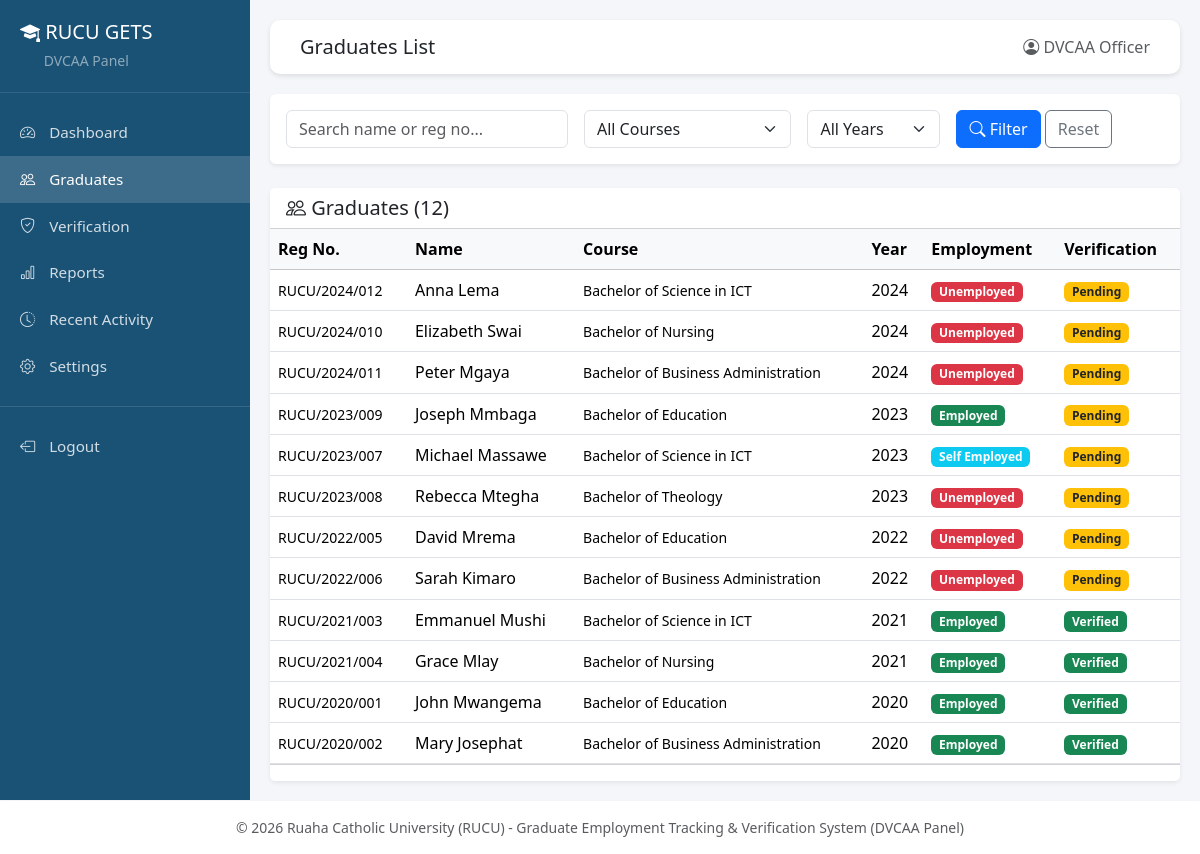
The page /dvcaa/graduates.php (signed in) on the database its author committed.
### tables this page shows
CREATE TABLE IF NOT EXISTS graduates (
    id INT AUTO_INCREMENT PRIMARY KEY,
    reg_number VARCHAR(50) UNIQUE NOT NULL,
    full_name VARCHAR(200) NOT NULL,
    email VARCHAR(150),
    phone VARCHAR(20),
    course VARCHAR(150) NOT NULL,
    graduation_year INT NOT NULL,
    form4_index_number VARCHAR(50) NOT NULL,
    password VARCHAR(255) DEFAULT NULL,
    password_expiry_date DATETIME DEFAULT NULL,
    first_login TINYINT(1) DEFAULT 1,
    profile_image VARCHAR(255) DEFAULT NULL,
    created_at TIMESTAMP DEFAULT CURRENT_TIMESTAMP,
    updated_at TIMESTAMP DEFAULT CURRENT_TIMESTAMP ON UPDATE CURRENT_TIMESTAMP,
    INDEX idx_reg_number (reg_number),
    INDEX idx_graduation_year (graduation_year),
    INDEX idx_course (course)
);

### dvcaa/graduates.php (the view, shortened to what this page needs)
<?php
require_once __DIR__ . '/../includes/dvcaa_header.php';
$db = getDB();
$search = $_GET['search'] ?? '';
$page = max(1, intval($_GET['page'] ?? 1));
$offset = ($page - 1) * RECORDS_PER_PAGE;
$where = [];
$params = [];
$whereSQL = $where ? 'WHERE ' . implode(' AND ', $where) : '';
$countStmt = $db->prepare("SELECT COUNT(*) FROM graduates g {$whereSQL}");
$countStmt->execute($params);
$total = $countStmt->fetchColumn();
$stmt = $db->prepare("
    SELECT g.*, ed.employment_status, vl.verification_status
    FROM graduates g
    LEFT JOIN employment_details ed ON g.id = ed.graduate_id
    LEFT JOIN (SELECT graduate_id, verification_status FROM verification_logs ORDER BY date_checked DESC) vl ON g.id = vl.graduate_id
    {$whereSQL}
    GROUP BY g.id
    ORDER BY g.graduation_year DESC, g.full_name ASC
    LIMIT " . RECORDS_PER_PAGE . " OFFSET {$offset}
");
$stmt->execute($params);
$graduates = $stmt->fetchAll();
?>
<div class="card shadow-sm border-0 mb-4">
    <div class="card-body">
        <form method="GET" class="row g-3">
            <div class="col-md-4">
                <input type="text" name="search" class="form-control" placeholder="Search name or reg no..." value="<?= htmlspecialchars($search) ?>">
            </div>
            <div class="col-md-3">
                <select name="course" class="form-select">
                    <option value="">All Courses</option>
                </select>
            </div>
            <div class="col-md-2">
                <select name="year" class="form-select">
                    <option value="">All Years</option>
                </select>
            </div>
            <div class="col-md-3">
                <button type="submit" class="btn btn-primary"><i class="bi bi-search"></i> Filter</button>
                <a href="graduates.php" class="btn btn-outline-secondary">Reset</a>
            </div>
        </form>
    </div>
</div>
<div class="card shadow-sm border-0">
    <div class="card-header bg-white d-flex justify-content-between align-items-center">
        <h5 class="mb-0"><i class="bi bi-people"></i> Graduates (<?= $total ?>)</h5>
    </div>
    <div class="card-body p-0">
        <div class="table-responsive">
            <table class="table table-hover mb-0">
                <thead class="table-light">
                    <tr>
                        <th>Reg No.</th>
                        <th>Name</th>
                        <th>Course</th>
                        <th>Year</th>
                        <th>Employment</th>
                        <th>Verification</th>
                    </tr>
                </thead>
                <tbody>
                    <?php foreach ($graduates as $g): ?>
                    <tr>
                        <td><small><?= htmlspecialchars($g['reg_number']) ?></small></td>
                        <td><?= htmlspecialchars($g['full_name']) ?></td>
                        <td><small><?= htmlspecialchars($g['course']) ?></small></td>
                        <td><?= $g['graduation_year'] ?></td>
                        <td><?= getEmploymentBadge($g['employment_status'] ?? 'unemployed') ?></td>
                        <td><?= getVerificationBadge($g['verification_status'] ?? 'pending') ?></td>
                    </tr>
                    <?php endforeach; ?>
                </tbody>
            </table>
        </div>
    </div>
    <div class="card-footer bg-white">
    </div>
</div>
<?php require_once __DIR__ . '/../includes/dvcaa_footer.php'; ?>

### includes/helpers.php (shortened to what this page needs)
<?php
function getVerificationBadge($status) {
    return match($status) {
        'verified' => '<span class="badge bg-success">Verified</span>',
        'not_verified' => '<span class="badge bg-danger">Not Verified</span>',
        'pending' => '<span class="badge bg-warning text-dark">Pending</span>',
        default => '<span class="badge bg-secondary">Unknown</span>'
    };
}
function getEmploymentBadge($status) {
    return match($status) {
        'employed' => '<span class="badge bg-success">Employed</span>',
        'self_employed' => '<span class="badge bg-info">Self Employed</span>',
        'unemployed' => '<span class="badge bg-danger">Unemployed</span>',
        'further_studies' => '<span class="badge bg-primary">Further Studies</span>',
        'seeking' => '<span class="badge bg-warning text-dark">Seeking</span>',
        default => '<span class="badge bg-secondary">Unknown</span>'
    };
}

### includes/dvcaa_header.php (style rules this page uses)
:root { --rucu-primary: #1a5276; --rucu-secondary: #2ecc71; --rucu-accent: #f39c12; }
body { background-color: #f4f6f9; }

### rows shown on the page
graduates: reg_number "RUCU/2024/012", full_name "Anna Lema", course "Bachelor of Science in ICT", graduation_year "2024"
graduates: reg_number "RUCU/2024/010", full_name "Elizabeth Swai", course "Bachelor of Nursing", graduation_year "2024"
graduates: reg_number "RUCU/2024/011", full_name "Peter Mgaya", course "Bachelor of Business Administration", graduation_year "2024"
graduates: reg_number "RUCU/2023/009", full_name "Joseph Mmbaga", course "Bachelor of Education", graduation_year "2023", status "Employed"
graduates: reg_number "RUCU/2023/007", full_name "Michael Massawe", course "Bachelor of Science in ICT", graduation_year "2023", status "Self Employed", status "Pending"
graduates: reg_number "RUCU/2023/008", full_name "Rebecca Mtegha", course "Bachelor of Theology", graduation_year "2023"
graduates: reg_number "RUCU/2022/005", full_name "David Mrema", course "Bachelor of Education", graduation_year "2022"
graduates: reg_number "RUCU/2022/006", full_name "Sarah Kimaro", course "Bachelor of Business Administration", graduation_year "2022"
graduates: reg_number "RUCU/2021/003", full_name "Emmanuel Mushi", course "Bachelor of Science in ICT", graduation_year "2021", status "Employed", status "Verified"
graduates: reg_number "RUCU/2021/004", full_name "Grace Mlay", course "Bachelor of Nursing", graduation_year "2021", status "Employed", status "Verified"
graduates: reg_number "RUCU/2020/001", full_name "John Mwangema", course "Bachelor of Education", graduation_year "2020", status "Employed", status "Verified"
graduates: reg_number "RUCU/2020/002", full_name "Mary Josephat", course "Bachelor of Business Administration", graduation_year "2020", status "Employed", status "Verified"

### other values the page prints
$pageTitle "Graduates List"
$_SESSION['admin_name'] "DVCAA Officer"
$total "12"
